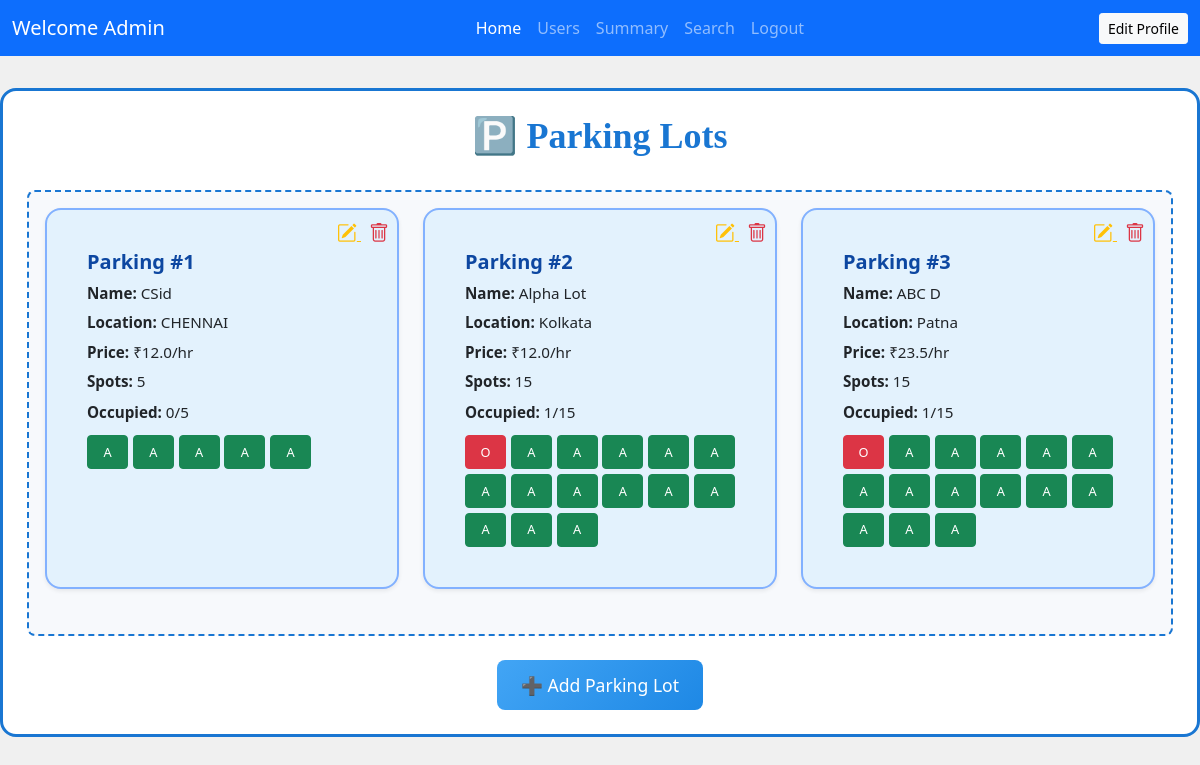
Page /admin_dashboard on the committed database.
### backend/models.py (models this page shows, shortened)
class ParkingLot(db.Model):
    __tablename__ = "parking_lot"
    id = db.Column(db.Integer, primary_key=True)
    prime_location_name = db.Column(db.String(100), nullable=False)
    name = db.Column(db.String(100))
    address = db.Column(db.String(200))
    pincode = db.Column(db.String(10))
    price_per_hour = db.Column(db.Float, nullable=False)
    total_spots = db.Column(db.Integer, nullable=False)
    created_date = db.Column(db.DateTime, default=datetime.utcnow)
    location = db.Column(db.String(255))
    spots = db.relationship('ParkingSpot', backref='lot', lazy=True)  # relationship to ParkingSpot

class ParkingSpot(db.Model):
    __tablename__ = "parking_spots"
    id = db.Column(db.Integer, primary_key=True)
    lot_id = db.Column(db.Integer, db.ForeignKey('parking_lot.id'), nullable=False)
    status = db.Column(db.String(1), nullable=False, default='A')
    reservations = db.relationship('Reservation', backref='spot', lazy=True)

### backend/controllers.py (the view)
    @app.route("/admin_dashboard")
    def admin_dashboard():
        users = User_Info.query.filter_by(role=1).all()
        lots = ParkingLot.query.all()
        bookings = Reservation.query.all()
        total_spots     = ParkingSpot.query.count()
        occupied_spots  = ParkingSpot.query.filter_by(status='O').count()
        available_spots = total_spots - occupied_spots
        total_revenue   = sum(b.cost for b in bookings)
        for lot in lots:
            lot.occupied_count = ParkingSpot.query.filter_by(
                lot_id=lot.id, status='O'
            ).count()
            lot.spots = ParkingSpot.query.filter_by(lot_id=lot.id).all()
        return render_template(
            "admin_dashboard.html",
            users=users,
            lots=lots,
            bookings=bookings,
            total_spots=total_spots,
            occupied_spots=occupied_spots,
            available_spots=available_spots,
            total_revenue=total_revenue
        )

### templates/admin_dashboard.html (shortened to what this page needs)
<!DOCTYPE html>
<html lang="en">
<head>
  <link rel="stylesheet" href="{{ url_for('static', filename='css/style.css') }}">
  <link href="https://cdn.jsdelivr.net/npm/bootstrap@5.0.2/dist/css/bootstrap.min.css" rel="stylesheet">
  <link href="https://cdn.jsdelivr.net/npm/bootstrap-icons@1.11.3/font/bootstrap-icons.css" rel="stylesheet">
</head>
<body class="admin-dashboard-page">
<nav class="navbar navbar-expand-lg navbar-dark bg-primary">
  <div class="container-fluid">
    <a class="navbar-brand" href="#">Welcome Admin</a>
    <div class="collapse navbar-collapse justify-content-center" id="navbarNav">
      <ul class="navbar-nav">
        <li class="nav-item"><a class="nav-link active" href="{{ url_for('admin_dashboard') }}">Home</a></li>
        <li class="nav-item"><a class="nav-link" href="{{ url_for('view_users') }}">Users</a></li>
        <li class="nav-item"><a class="nav-link" href="{{ url_for('admin_summary') }}">Summary</a></li>
        <li class="nav-item"><a class="nav-link" href="{{ url_for('admin_search') }}">Search</a></li>
        <a href="{{ url_for('logout') }}" class="nav-link">Logout</a>
      </ul>
    </div>
    <div class="d-flex">
      <a href="{{ url_for('edit_profile') }}" class="btn btn-light btn-sm">Edit Profile</a>
    </div>
  </div>
</nav>
<div id="panel" class="p-4">
  <h2 class="admin-dashboard-title">🅿️ Parking Lots</h2>
  <div class="lots-container">
    {% for lot in lots %}
    <div class="card lot-card shadow-sm position-relative">
      <div class="card-body">
        <div class="position-absolute top-0 end-0 p-2">
          <a href="{{ url_for('edit_lot', lot_id=lot.id) }}" class="text-warning me-2" title="Edit">
            <i class="bi bi-pencil-square fs-5"></i>
          </a>
          <a href="{{ url_for('delete_lot', lot_id=lot.id) }}" class="text-danger" title="Delete">
            <i class="bi bi-trash fs-5"></i>
          </a>
        </div>
        <h5 class="card-title">Parking #{{ lot.id }}</h5>
        <p><strong>Name:</strong> {{ lot.name }}</p>
        <p><strong>Location:</strong> {{ lot.location }}</p>
        <p><strong>Price:</strong> ₹{{ lot.price_per_hour }}/hr</p>
        <p><strong>Spots:</strong> {{ lot.total_spots }}</p>
        <p class="mt-2"><strong>Occupied:</strong> {{ lot.occupied_count or 0 }}/{{ lot.total_spots }}</p>
        <div class="spot-grid">
          {% for spot in lot.spots %}
          <button class="btn btn-sm {% if spot.status=='A' %}btn-success{% else %}btn-danger{% endif %}"
                  onclick="openCard({{ spot.id }}, '{{ spot.status }}')">
            {{ spot.status }}
          </button>
          {% endfor %}
        </div>
      </div>
    </div>
    {% endfor %}
  </div>
  <div class="text-center mt-4">
    <a href="{{ url_for('add_lot') }}" class="add-lot-btn btn btn-primary">➕ Add Parking Lot</a>
  </div>
</div>
</body>
</html>

### static/css/style.css (style rules this page uses)
* { margin: 0; padding: 0; box-sizing: border-box; }
.admin-dashboard-page { background: #f0f0f0; }
.admin-dashboard-page #panel { background: #fff; padding: 2rem; max-width: 1400px; margin: 2rem auto; border: 3px solid #1976d2; border-radius: 1rem; }
.admin-dashboard-page .admin-dashboard-title { font-size: 2.25rem; font-weight: 700; color: #1976d2; text-align: center; margin-bottom: 2rem; font-family: 'Brush Script MT', cursive; }
.admin-dashboard-page .lots-container { border: 2px dashed #1976d2; padding: 1rem; display: grid; grid-template-columns: repeat(auto-fill, minmax(300px, 1fr)); gap: 1.5rem; margin-top: 1rem; border-radius: 0.5rem; background: #f7f9fc; }
.admin-dashboard-page .lot-card { background: #e3f2fd; border: 2px solid #82b1ff; border-radius: 1rem; padding: 1.5rem; box-shadow: 0 4px 12px rgba(0,0,0,0.08); transition: transform 0.3s ease; }
.admin-dashboard-page .lot-card .card-title { color: #0d47a1; font-weight: 600; margin-bottom: 0.5rem; }
.admin-dashboard-page .lot-card p { font-size: 0.95rem; margin-bottom: 0.4rem; }
.admin-dashboard-page .spot-grid { display: grid; grid-template-columns: repeat(6, 1fr); gap: 0.3rem; margin-top: 0.75rem; }
.admin-dashboard-page .spot-grid .btn { font-size: 0.8rem; padding: 0.4rem 0; border-radius: 0.25rem; }
.admin-dashboard-page .add-lot-btn { background: #1976d2 !important; border-color: #1976d2 !important; color: #fff !important; }
.admin-dashboard-page .add-lot-btn { background: linear-gradient(135deg, #42a5f5, #1e88e5) !important; border: none !important; color: #fff !important; padding: 0.75rem 1.5rem; font-size: 1.1rem; border-radius: 0.5rem; text-decoration: none; display: inline-block; transition: all 0.25s ease; }
body { background: #f5f7fa; font-family: 'Poppins', sans-serif; margin: 0; padding: 0; }
.card-body { padding: 1.2rem; }
.btn-sm { font-size: 0.75rem; padding: 0.4rem 0.7rem; border-radius: 0.4rem; }
h1, h5, h6 { font-weight: 600; }
.card { margin-bottom: 1.8rem; }
body { background: linear-gradient(135deg, #f8f9fa, #e9ecef); }

### rows in the picture
ParkingLot: id "1", name "CSid", location "CHENNAI", price_per_hour "12.0", total_spots "5", occupied_count "0"
ParkingSpot: status "A"
ParkingSpot: status "A"
ParkingSpot: status "A"
ParkingSpot: status "A"
ParkingSpot: status "A"
ParkingLot: id "2", name "Alpha Lot", location "Kolkata", price_per_hour "12.0", total_spots "15", occupied_count "1"
ParkingSpot: status "O"
ParkingSpot: status "A"
ParkingSpot: status "A"
ParkingSpot: status "A"
ParkingSpot: status "A"
ParkingSpot: status "A"
ParkingSpot: status "A"
ParkingSpot: status "A"
ParkingSpot: status "A"
ParkingSpot: status "A"
ParkingSpot: status "A"
ParkingSpot: status "A"
ParkingSpot: status "A"
ParkingSpot: status "A"
ParkingSpot: status "A"
ParkingLot: id "3", name "ABC D", location "Patna", price_per_hour "23.5", total_spots "15", occupied_count "1"
ParkingSpot: status "O"
ParkingSpot: status "A"
ParkingSpot: status "A"
ParkingSpot: status "A"
ParkingSpot: status "A"
ParkingSpot: status "A"
ParkingSpot: status "A"
ParkingSpot: status "A"
ParkingSpot: status "A"
ParkingSpot: status "A"
ParkingSpot: status "A"
ParkingSpot: status "A"
ParkingSpot: status "A"
ParkingSpot: status "A"
ParkingSpot: status "A"
